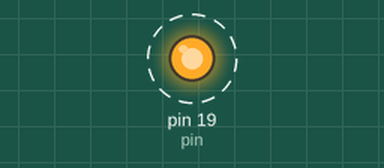
Simulated run of this sketch. Board: Arduino Uno, built with avr-gcc and run on an emulated ATmega328P. Shown: output pins drawn as LEDs (lit = HIGH). Dashed ring = blinking.

Above: at 0.2 s.
Timing chart, 0 to 3.0 s (numbered marks = the images above):
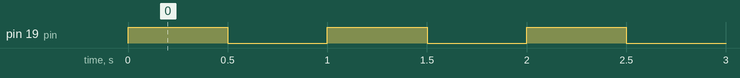

The sketch:

Conversione_A-D.ino
```cpp
int pin = 19; // il numero 19 corrisponde al pin analogico A5

void setup() {
  pinMode(pin, OUTPUT); // si dichiara il pin come output
}

void loop() {                  // collegando un LED al pin in questione
  digitalWrite(pin, HIGH);     // il LED viene acceso
  delay(500);                  // dopo mezzo secondo
  digitalWrite(pin, LOW);      // spegne il LED
  delay(500);                  // dopo mezzo secondo ripartirà e lo riaccenderà
}
```

Measured:
- by itself, pin 19 (pin): alternates HIGH for 0.50 s and LOW for 0.50 s
